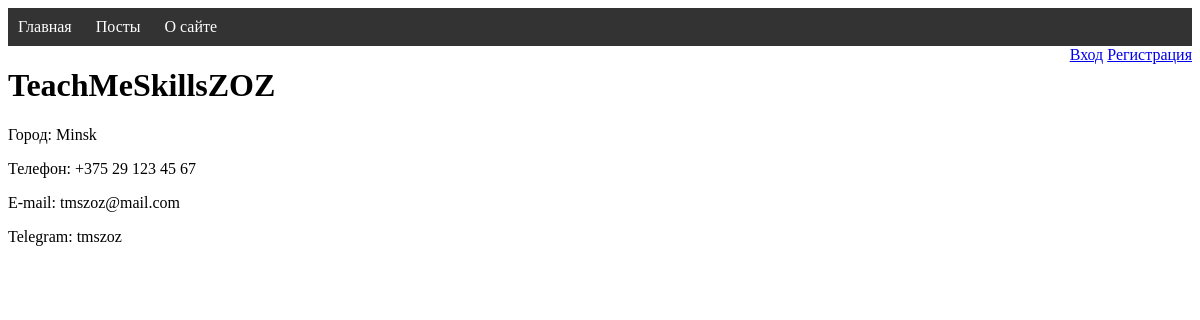
Page /about/ on the earlier database version.
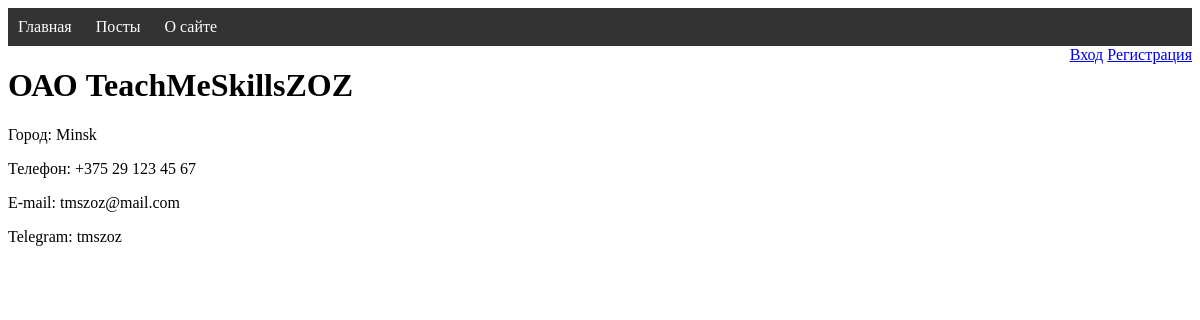
Same page on the later database version.
### about/models.py (models this page shows)
class About(models.Model):
    name = models.CharField(max_length=20)
    city = models.CharField(max_length=20)

### about/views.py (the view)
# urls.py: path('', about, name='about'),
def about(request):
    about = About.objects.all()
    contacts = Contacts.objects.all()
    context = {'about':about, 'contacts':contacts}
    return render(request, 'about/about.html', context)

### about/templates/about/about.html
{% extends 'about/base.html' %}
{% block content %}
    <div class="about-container">
        {% for obj in about %}
            <h1>{{ obj.name }}</h1>
            <p>Город: {{ obj.city }}</p>
        {% endfor %}
        {% for contact in contacts %}
            <p>Телефон: {{ contact.phone }}</p>
            <p>E-mail: {{ contact.email }}</p>
            <p>Telegram: {{ contact.telegramm }}</p>
        {% endfor %}
    </div>
{% endblock %}

Differences in the rows shown:
changed About "Minsk": name "TeachMeSkillsZOZ" → "ОАО TeachMeSkillsZOZ"
